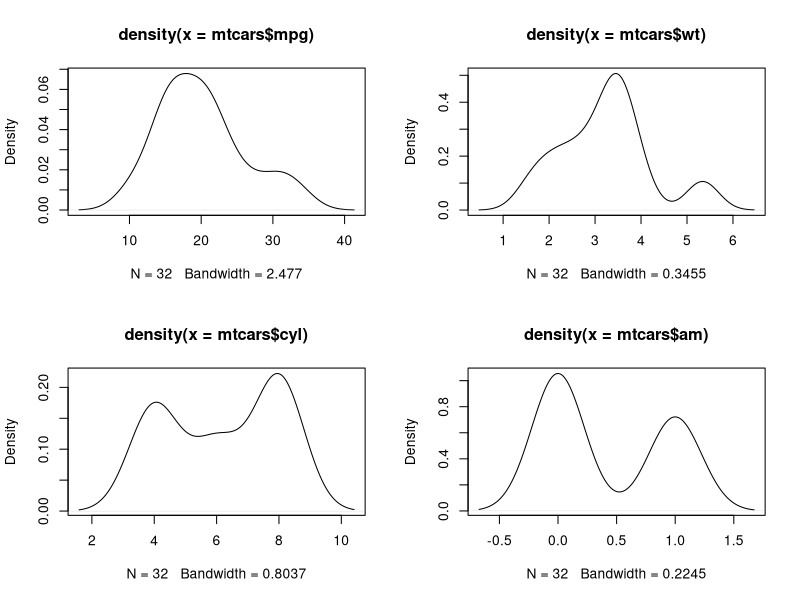
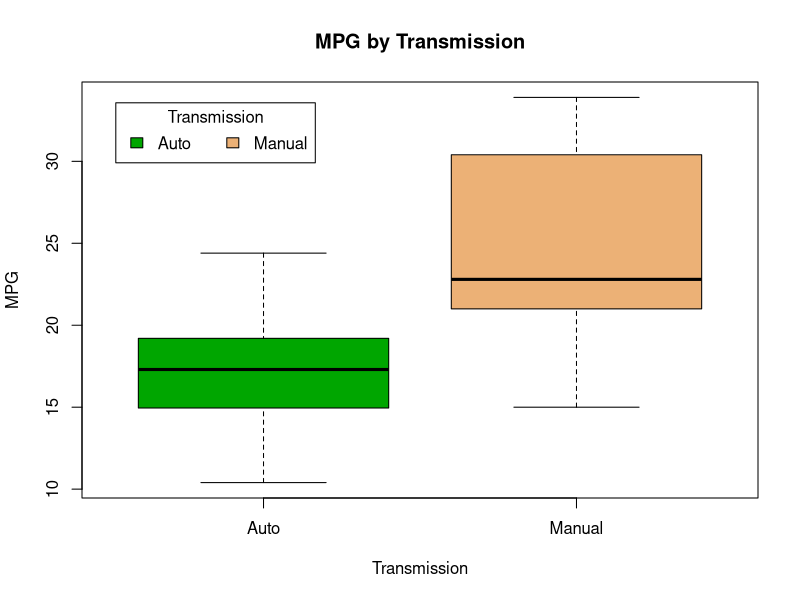
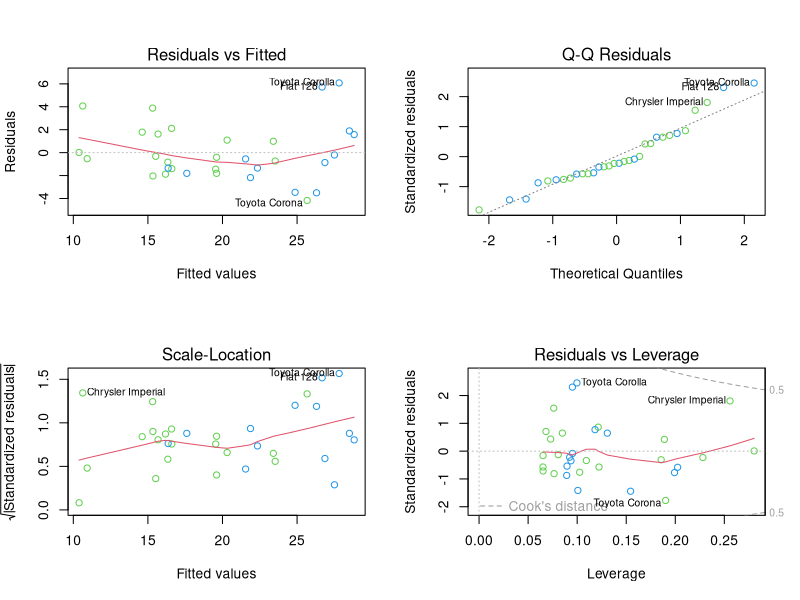

The R script that drew these images, in order:
## ---- chunk 1
fit <- lm(mpg ~ factor(am) +wt ,mtcars)
## ---- chunk 2
par(mfrow=c(2,2)) ; plot(density(mtcars$mpg));plot(density(mtcars$wt));
plot(density(mtcars$cyl));plot(density(mtcars$am))
## ---- chunk 3
par(mfrow=c(1,1))
trans <- c("Auto","Manual")[mtcars$am+1]
boxplot( mpg~ trans ,data=mtcars ,main ="MPG by Transmission", ylab="MPG", xlab="Transmission", col = terrain.colors(3))
legend("topleft", inset=.05, title="Transmission", c("Auto","Manual"), fill=terrain.colors(3), horiz=TRUE)
## ---- chunk 4
cor(mtcars)[c(1:4,6),]
## ---- chunk 5
fit <- lm(mpg ~ factor(am) +wt + cyl ,mtcars)
par(mfrow=c(2,2))
plot(fit, col=3 +mtcars$am)
